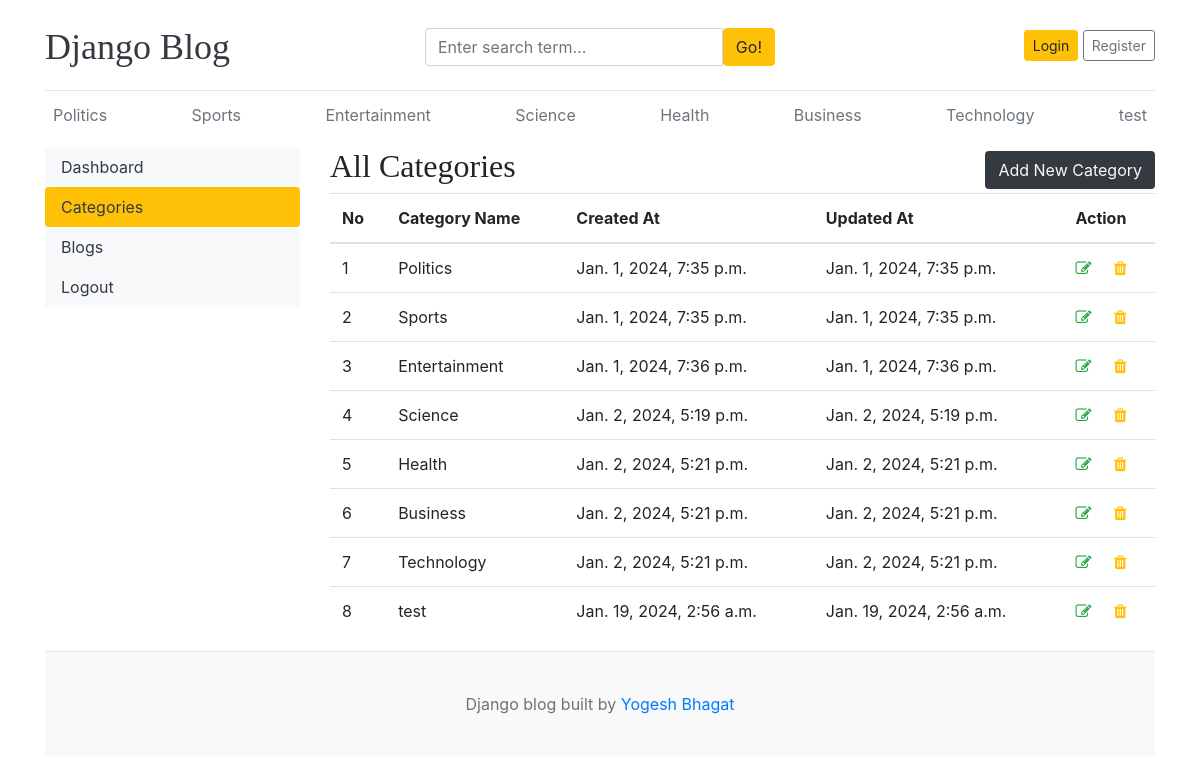
/dashboard/categories/, run on the app's committed database.
### blogs/models.py (models this page shows)
class Category(models.Model):
    category_name = models.CharField(max_length=50)
    created_at = models.DateTimeField(auto_now_add=True)
    updated_at = models.DateTimeField(auto_now = True)
    class Meta:
        verbose_name_plural = 'Categories'
    def __str__(self):
        return self.category_name

### dashboards/views.py (the view)
# urls.py: path('categories/', views.categories, name='categories'),
def categories(request):
    return render(request, 'dashboard/categories.html')

### blogs/context_processors.py (called while the page is built)
def get_categories(request):
    categories = Category.objects.all()
    return dict(categories=categories)

def get_social_links(request):
    social_links = SocialLink.objects.all()
    return dict(social_links=social_links)

### templates/dashboard/categories.html (shortened to what this page needs)
{% extends 'base.html' %}
{% block content %}
<div class="row">
    {% include 'dashboard/sidebar.html' %}
    <div class="col-md-9">
        <div class="row">
            <div class="col">
                <div class="header-container">
                    <h2>All Categories</h2>
                    <a href="{% url 'add_new_category' %}" class="btn bg-dark text-light">Add New Category</a>
                </div>
                <table class="table table-hover">
                    <thead>
                      <tr>
                        <th>No</th>
                        <th>Category Name</th>
                        <th>Created At</th>
                        <th>Updated At</th>
                        <th>Action</th>
                      </tr>
                    </thead>
                    <tbody>
                    {% for category in categories %}
                      <tr>
                        <td>{{forloop.counter}}</th>
                        <td>{{category}}</td>
                        <td>{{category.created_at}}</td>
                        <td>{{category.updated_at}}</td>
                        <td>
                            <a href="{% url 'edit_category' category.id %}"><i class="fa fa-edit text-success"></i></a>
                            <a href="{% url 'delete_category' category.id %}"><i class="fa fa-trash text-warning"></i></a>
                        </td>
                      </tr>
                    {% endfor %}
                    </tbody>
                </table>
            </div>
        </div>
    </div>
</div>
{% endblock %}

### templates/base.html (shortened to what this page needs)
{% load static %}
<!DOCTYPE html>
<html lang="en">
<head>
    <link href="https://getbootstrap.com/docs/4.0/dist/css/bootstrap.min.css" rel="stylesheet">
    <link rel="stylesheet" href="https://cdnjs.cloudflare.com/ajax/libs/font-awesome/4.7.0/css/font-awesome.min.css">
    <link href="{% static 'css/blog.css' %}" rel="stylesheet">
  </head>
<body>
    <div class="container">
      <header class="blog-header py-3">
        <div class="row flex-nowrap justify-content-between align-items-center">
          <div class="col-4 pt-1">
            <a class="blog-header-logo text-dark" href="/">Django Blog</a>
          </div>
          <div class="col-4 pt-1">
            <form action="{% url 'search' %}" method="GET">
              <div class="input-group">
                <input class="form-control" type="text" name="keyword" value="{{keyword}}" placeholder="Enter search term..." aria-label="Enter search term..." aria-describedby="button-search" />
                <button type="submit" class="btn btn-warning" id="button-search" type="button">Go!</button>
            </div>
            </form>
          </div>
          <div class="col-4 d-flex justify-content-end align-items-center">
            {% if not user.is_authenticated %}
            <a class="btn btn-sm btn-warning" href="{% url 'login' %}">Login</a> &nbsp;
            <a class="btn btn-sm btn-outline-secondary" href="{% url 'register' %}">Register</a>
            {% else %}
            <a href="{% url 'dashboard' %}" class="btn btn-warning">Dashboard</a>
            &emsp;
            <a href="{% url 'logout' %}" class="btn btn-warning">Logout</a>
            {% endif %}
          </div>
        </div>
      </header>
      <div class="nav-scroller py-1 mb-2">
        <nav class="nav d-flex justify-content-between">
          {% for category in categories %}
          <a class="p-2 text-muted" href="{%url 'blogs_by_category' category.id%}">{{category.category_name}}</a>
          {% endfor %}
        </nav>
      </div>
{% block content %}
{% endblock %}
<footer class="blog-footer">
  <p>Django blog built  by <a href="#">Yogesh Bhagat</a></p>
</footer>
</body>
</html>

### blog_main/static/css/blog.css (style rules this page uses)
.blog-header { border-bottom: 1px solid #e5e5e5; }
.blog-header-logo { font-family: "Playfair Display", Georgia, "Times New Roman", serif; font-size: 2.25rem; }
h1, h2, h3, h4, h5, h6 { font-family: "Playfair Display", Georgia, "Times New Roman", serif; }
.blog-footer { padding: 2.5rem 0; color: #727272; text-align: center; background-color: #f9f9f9; border-top: .05rem solid #e5e5e5; }
.blog-footer p:last-child { margin-bottom: 0; }

### templates/dashboard/categories.html (style rules this page uses)
.header-container { display: flex; justify-content: space-between; align-items: center; }

### data on the page
Category: category_name "Politics", created_at "Jan. 1, 2024, 7:35 p.m.", updated_at "Jan. 1, 2024, 7:35 p.m."
Category: category_name "Sports", created_at "Jan. 1, 2024, 7:35 p.m.", updated_at "Jan. 1, 2024, 7:35 p.m."
Category: category_name "Entertainment", created_at "Jan. 1, 2024, 7:36 p.m.", updated_at "Jan. 1, 2024, 7:36 p.m."
Category: category_name "Science", created_at "Jan. 2, 2024, 5:19 p.m.", updated_at "Jan. 2, 2024, 5:19 p.m."
Category: category_name "Health", created_at "Jan. 2, 2024, 5:21 p.m.", updated_at "Jan. 2, 2024, 5:21 p.m."
Category: category_name "Business", created_at "Jan. 2, 2024, 5:21 p.m.", updated_at "Jan. 2, 2024, 5:21 p.m."
Category: category_name "Technology", created_at "Jan. 2, 2024, 5:21 p.m.", updated_at "Jan. 2, 2024, 5:21 p.m."
Category: category_name "test", created_at "Jan. 19, 2024, 2:56 a.m.", updated_at "Jan. 19, 2024, 2:56 a.m."
